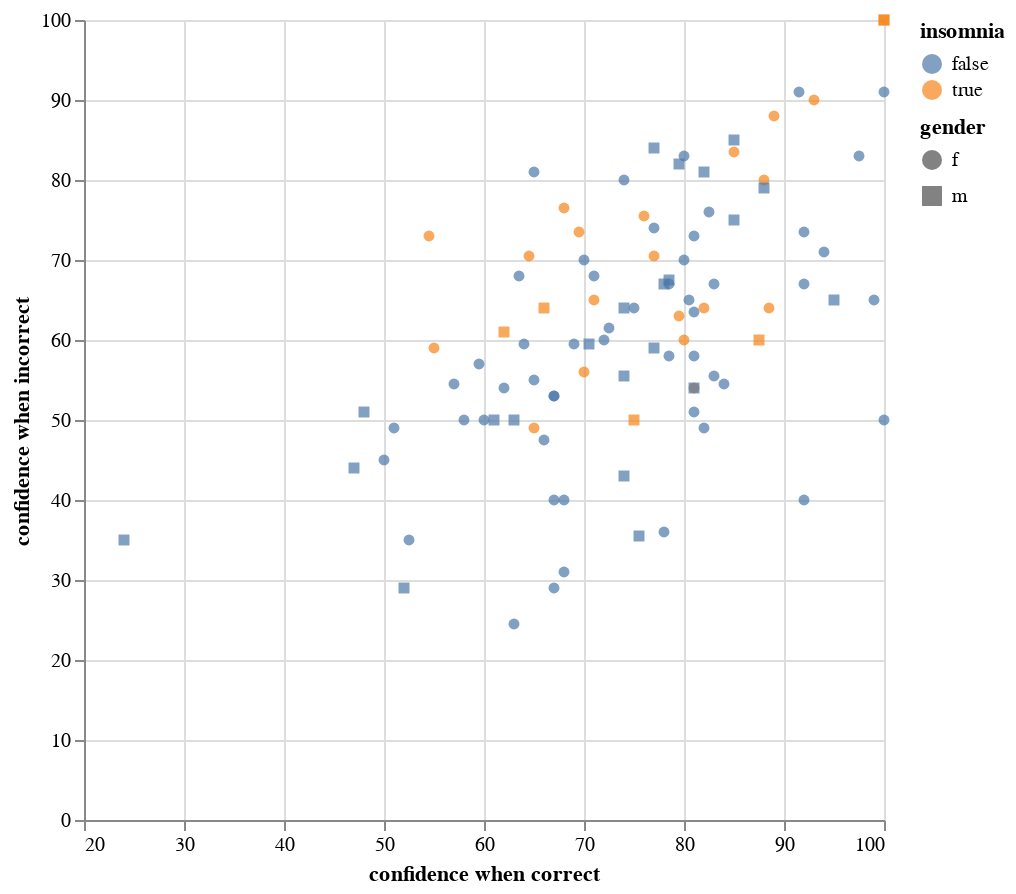

Write notebook code for a chart like this one.
### Code cell
#same chart as above, but more verbose to adjust scales and whatnot
alt.Chart(
    df,
    height=400,
    width=400

    ).mark_point(
        filled=True
    
    ).encode(
        x=alt.X('confidence when correct',
                type='quantitative',
                scale=alt.Scale(zero=False)),
        y='confidence when incorrect:Q',
        color='insomnia:N',
        shape='gender:N')
